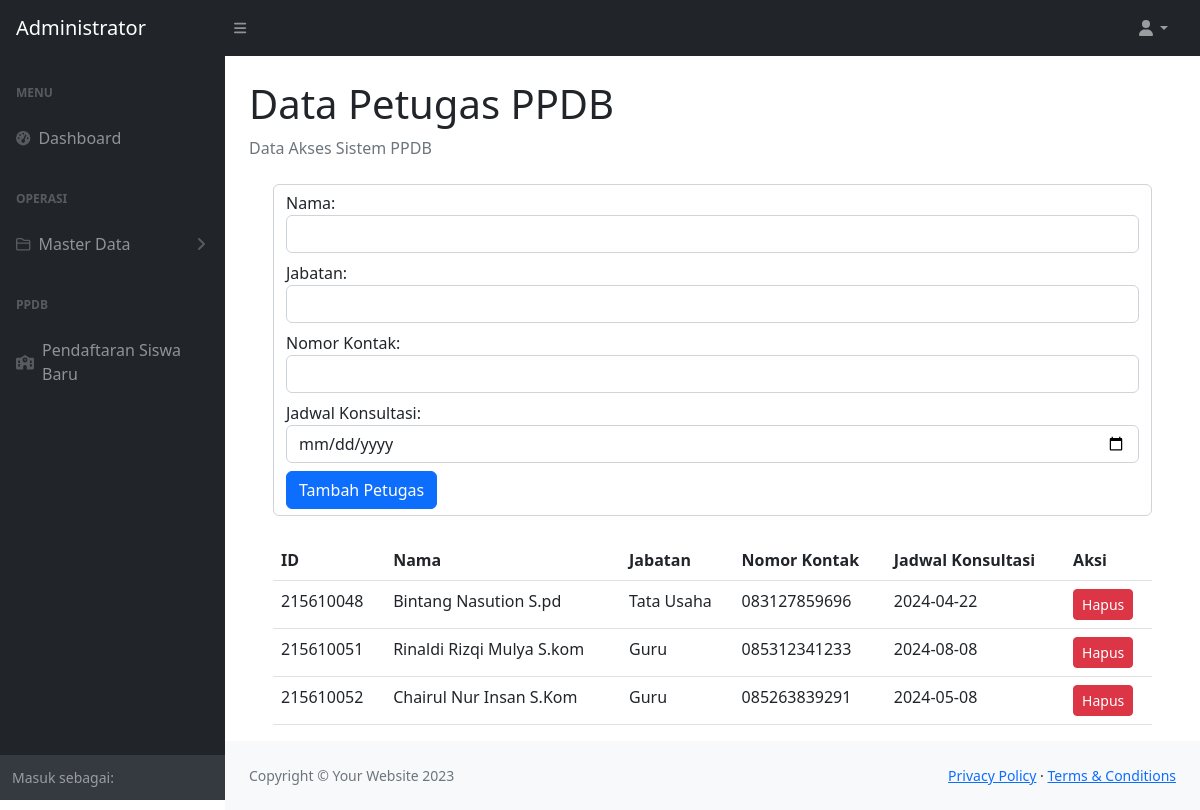
Screenshot of /page/admin/petugas.php with the database file from the repository.
### tables this page shows
CREATE TABLE `petugasppdb` (
  `ID` int(11) NOT NULL,
  `Nama` varchar(100) DEFAULT NULL,
  `Jabatan` varchar(100) DEFAULT NULL,
  `NomorKontak` varchar(15) DEFAULT NULL,
  `JadwalKonsultasi` date DEFAULT NULL
);

### page/admin/petugas.php (the view, shortened to what this page needs)
<?php
$conn = new mysqli("localhost", "id22353485_proyekpsi", "Proyekpsi.123456789", "id22353485_proyek_sistem");
?>
<!DOCTYPE html>
<html lang="en">
    <head>
        <link href="https://cdn.jsdelivr.net/npm/simple-datatables@7.1.2/dist/style.min.css" rel="stylesheet" />
        <link href="dist/css/styles.css" rel="stylesheet" />
    </head>
    <body class="sb-nav-fixed">
        <nav class="sb-topnav navbar navbar-expand navbar-dark bg-dark">
            <a class="navbar-brand ps-3" href="index.php">Administrator</a>
            <button class="btn btn-link btn-sm order-1 order-lg-0 me-4 me-lg-0" id="sidebarToggle" href="#!"><i class="fas fa-bars"></i></button>
            <ul class="navbar-nav ms-auto ms-md-0 me-3 me-lg-4">
                <li class="nav-item dropdown">
                    <a class="nav-link dropdown-toggle" id="navbarDropdown" href="#" role="button" data-bs-toggle="dropdown" aria-expanded="false"><i class="fas fa-user fa-fw"></i></a>
                </li>
            </ul>
        </nav>
        <div id="layoutSidenav">
            <div id="layoutSidenav_nav">
                <nav class="sb-sidenav accordion sb-sidenav-dark" id="sidenavAccordion">
                    <div class="sb-sidenav-menu">
                        <div class="nav">
                            <div class="sb-sidenav-menu-heading">Menu</div>
                            <a class="nav-link" href="dashboard.php">
                                <div class="sb-nav-link-icon"><i class="fas fa-tachometer-alt"></i></div>
                                Dashboard
                            </a>
                            <div class="sb-sidenav-menu-heading">Operasi</div>
                            <a class="nav-link collapsed" href="#" data-bs-toggle="collapse" data-bs-target="#collapseLayouts" aria-expanded="false" aria-controls="collapseLayouts">
                                <div class="sb-nav-link-icon"><i class="fa-regular fa-folder-closed"></i></div>
                                Master Data
                                <div class="sb-sidenav-collapse-arrow"><i class="fas fa-angle-down"></i></div>
                            </a>
                            <div class="sb-sidenav-menu-heading">PPDB</div>
                            <a class="nav-link" href="addsiswa.php">
                                <div class="sb-nav-link-icon"><i class="fa-solid fa-school"></i></div>
                                Pendaftaran Siswa Baru
                            </a>
                        </div>
                    </div>
                    <div class="sb-sidenav-footer">
                        <div class="small">Masuk sebagai:</div>
                    </div>
                </nav>
            </div>
            <div id="layoutSidenav_content">
                <main>
                    <div class="container-fluid px-4">
                        <h1 class="mt-4">Data Petugas PPDB</h1>
                        <ol class="breadcrumb mb-4">
                            <li class="breadcrumb-item active">Data Akses Sistem PPDB</li>
                        </ol>
                        <div class="container-fluid px-4">
        <form action="" method="post" class="form-control mb-4">
            <div class="form-group mb-2">
                <label for="nama">Nama:</label>
                <input type="text" class="form-control" id="nama" name="nama" required>
            </div>
            <div class="form-group mb-2">
                <label for="jabatan">Jabatan:</label>
                <input type="text" class="form-control" id="jabatan" name="jabatan" required>
            </div>
            <div class="form-group mb-2">
                <label for="nomorKontak">Nomor Kontak:</label>
                <input type="text" class="form-control" id="nomorKontak" name="nomorKontak" required>
            </div>
            <div class="form-group mb-2">
                <label for="jadwalKonsultasi">Jadwal Konsultasi:</label>
                <input type="date" class="form-control" id="jadwalKonsultasi" name="jadwalKonsultasi" required>
            </div>
            <button type="submit" class="btn btn-primary">Tambah Petugas</button>
        </form>
        <table class="table">
            <thead>
                <tr>
                    <th>ID</th>
                    <th>Nama</th>
                    <th>Jabatan</th>
                    <th>Nomor Kontak</th>
                    <th>Jadwal Konsultasi</th>
                    <th>Aksi</th>
                </tr>
            </thead>
            <tbody>
                <?php
                $result = mysqli_query($conn, "SELECT * FROM petugasppdb");
                while ($row = mysqli_fetch_assoc($result)) {
                    echo "<tr>";
                    echo "<td>" . $row['ID'] . "</td>";
                    echo "<td>" . $row['Nama'] . "</td>";
                    echo "<td>" . $row['Jabatan'] . "</td>";
                    echo "<td>" . $row['NomorKontak'] . "</td>";
                    echo "<td>" . $row['JadwalKonsultasi'] . "</td>";
                    echo "<td>";
                    echo "<a href='deletepetugas.php?id=" . $row['ID'] . "' class='btn btn-danger btn-sm' onclick='return confirm(\"Apakah Anda yakin ingin menghapus data ini?\")'>Hapus</a></td>";
                    echo "</tr>";
                }
                ?>
            </tbody>
        </table>
    </div>
                    </div>
                </main>
                <footer class="py-4 bg-light mt-auto">
                    <div class="container-fluid px-4">
                        <div class="d-flex align-items-center justify-content-between small">
                            <div class="text-muted">Copyright &copy; Your Website 2023</div>
                            <div>
                                <a href="#">Privacy Policy</a>
                                &middot;
                                <a href="#">Terms &amp; Conditions</a>
                            </div>
                        </div>
                    </div>
                </footer>
            </div>
        </div>
    </body>
</html>

### rows the page displays
petugasppdb: ID "215610048", Nama "Bintang Nasution S.pd", Jabatan "Tata Usaha", NomorKontak "083127859696", JadwalKonsultasi "2024-04-22"
petugasppdb: ID "215610051", Nama "Rinaldi Rizqi Mulya S.kom", Jabatan "Guru", NomorKontak "085312341233", JadwalKonsultasi "2024-08-08"
petugasppdb: ID "215610052", Nama "Chairul Nur Insan S.Kom", Jabatan "Guru", NomorKontak "085263839291", JadwalKonsultasi "2024-05-08"
